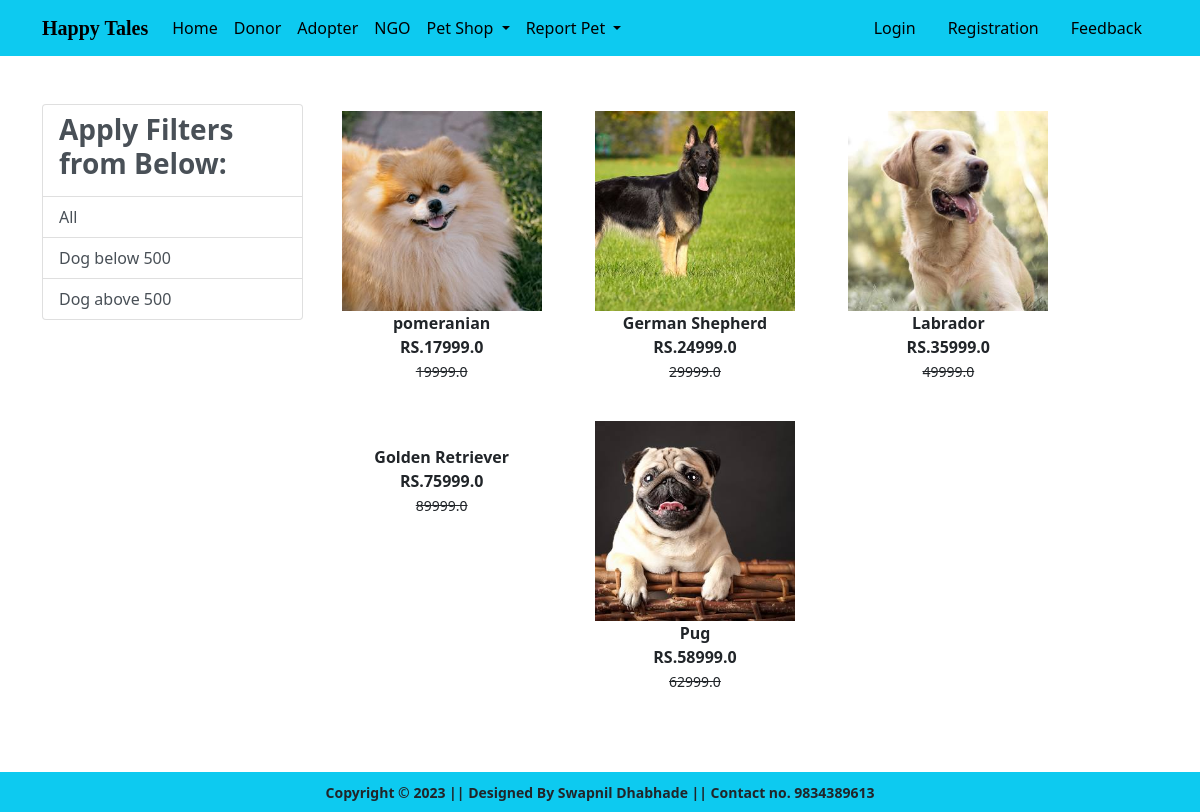
/dog/, run on the app's committed database.
### donation/models.py (models this page shows, shortened)
class Product(models.Model):
    title = models.CharField(max_length=100)
    selling_price = models.FloatField()
    discounted_price = models.FloatField()
    description = models.TextField()
    brand = models.CharField(max_length=100)
    category = models.CharField(choices=CATEGORY_CHOICES, max_length=5)
    product_image = models.ImageField(upload_to="productimg")

### donation/views.py (the view)
# urls.py: path('dog/', views.dog, name='dog'),
def dog(request, data=None):
    totalitem = 0
    if data == None:
        dog = Product.objects.filter(category='do')
    elif data == 'below':
        dog = Product.objects.filter(category='do').filter(discounted_price__lt=500)
    elif data == 'above':
        dog = Product.objects.filter(category='do').filter(discounted_price__gt=500)
    if request.user.is_authenticated:
        totalitem = len(Cart.objects.filter(user=request.user))
    return render(request, 'dog.html', {'dog': dog, 'totalitem': totalitem})

### donation/templates/dog.html (shortened to what this page needs)
{% extends 'base.html' %}
{% load static %}
{% block main-content %}
<body>
<div class="container my-5 ">
 <div class="row">
  <div class="col-sm-3">
    <div class="list-group">
        <a href="#" class="list-group-item
         list-group-item-action" aria-current="true" ><h3 class="fw-bold">Apply Filters from Below:</h3></a>
        <a href="{% url 'dog' %}" class="list-group-item
         list-group-item-action" aria-current="true">All</a>
         <a href="{% url 'dogdata' 'below' %}" class="list-group-item
         list-group-item-action" aria-current="true">Dog below 500</a>
         <a href="{% url 'dogdata' 'above' %}" class="list-group-item
         list-group-item-action" aria-current="true">Dog above 500</a>
    </div>
  </div>
  <div class="col-sm-8">
      <div class="row">
          {% for product in dog %}
           <div class="col-sm-4 text-center mb-4">
               <a href="{% url 'product-detail' product.id %}" class="btn">
                   <div class="item">
                       <img src="{{product.product_image.url}}" alt="" height="200" class="">
                       <div class="fw-bold">{{product.description}}</div>
                       <div class="fw-bold">RS.{{product.discounted_price}}</div>
                       <small class="fw-light text-decoration-line-through">{{product.selling_price}}</small>
                   </div>
                </a>
            </div>
            {% endfor %}
        </div>
  </div>
 </div>
</div>
</body>
{% endblock main-content %}

### donation/templates/base.html (shortened to what this page needs)
<!doctype html>
{% load static %}
<html lang="en">
  <head>
    <link href="https://cdn.jsdelivr.net/npm/bootstrap@5.0.0-beta1/dist/css/bootstrap.min.css" rel="stylesheet">
    <link rel="stylesheet" href="{% static 'app/css/owl.carousel.min.css' %}">
      <link rel="stylesheet" href="{% static 'mystyle.css' %}">
    <link rel="stylesheet" href="{% static 'app/css/all.min.css' %}">
    <link rel="stylesheet" href="{% static 'app/css/style.css' %}">
  </head>
  <body>
    <nav class="navbar navbar-expand-lg navbar-dark bg-info">
     <div class="container">
         <a class="navbar-brand" href="/" style="color:black; font-family: 'Brush Script MT', cursive;"><b>Happy Tales</b></a>
       <div class="collapse navbar-collapse" id="navbarSupportedContent">
         <ul class="navbar-nav me-auto mb-2 mb-lg-0">
           <li class="nav-item">
             <a class="nav-link active" aria-current="page" href="/" style="color:black;">Home</a>
           </li>
              <li class="nav-item">
             <a class="nav-link active" aria-current="page" href="{% url 'login' %}" style="color:black;">Donor</a>
           </li>
              <li class="nav-item">
             <a class="nav-link active" aria-current="page" href="{% url 'login' %}" style="color:black;">Adopter</a>
           </li>
              <li class="nav-item">
             <a class="nav-link active" aria-current="page" href="{% url 'login' %}" style="color:black;">NGO</a>
           </li>
             <li class="nav-item dropdown">
             <a class="nav-link dropdown-toggle text-black" href="#"  style="color:black;" role="button" data-bs-toggle="dropdown" aria-expanded="false">
               Pet Shop
             </a>
           </li>
             <li class="nav-item dropdown">
             <a class="nav-link dropdown-toggle text-black" href="#" style="color:black;" role="button" data-bs-toggle="dropdown" aria-expanded="false">
               Report Pet
             </a>
           </li>
         </ul>
      </div>
         <div>
          <ul class="navbar-nav me-auto mb-2 mb-lg-0">
            {%if request.user.is_authenticated %}
           <li class="nav-item dropdown mx-2">
              <a class="nav-link dropdown-toggle text-black" style="color:black;" href="#" id="profileDropdown" role="button" data-bs-toggle="dropdown" aria-expanded="false">
                {{request.user.username|capfirst}}
              </a>
              <ul class="dropdown-menu" aria-labelledby="profileDropdown">
                <li><a class="dropdown-item" href="{% url 'profile' %}">Profile</a></li>
                <li><a class="dropdown-item" href="{% url 'orders' %}">Orders</a></li>
                <li><a class="dropdown-item" href="{% url 'passwordchange' %}">Change Password</a></li>
                <li><a class="dropdown-item" href="{% url 'logout' %}">Logout</a></li>
              </ul>
            </li>
            <li class="nav-item mx-2">
             <a href="{% url 'cart' %}" class="nav-link text-black" style="color:black;"><span class="badge bg-danger">{{totalitem}}</span>Cart</a>
            </li>
               <li class="nav-item mx-2">
                   <a class="nav-link text-black" style="color:black;" href="{% url 'feedbacks' %}">Feedback</a>
            </li>
             {% else %}
            <li class="nav-item mx-2">
             <a href="{% url 'login' %}" class="nav-link text-black" style="color:black;">Login</a>
            </li>
            <li class="nav-item mx-2">
             <a href="{% url 'customerregistration' %}" class="nav-link text-black" style="color:black;">Registration</a>
            </li>
              <li class="nav-item mx-2">
                   <a class="nav-link text-black" style="color:black;" href="{% url 'feedbacks' %}">Feedback</a>
            </li>
            {% endif %}
          </ul>
         </div>
       </div>
    </nav>
    {% block main-content %} {% endblock main-content %}
    <footer class="container-fluid bg-info text-center p-2 mt-5">
        <small class="text-black"><b>Copyright &copy; 2023 || Designed By Swapnil Dhabhade || Contact no. 9834389613</b></small>
    </footer>
  </body>
</html>

### data on the page
Product: product_image (picture), description "pomeranian", discounted_price "17999.0", selling_price "19999.0"
Product: product_image (picture), description "German Shepherd", discounted_price "24999.0", selling_price "29999.0"
Product: product_image (picture), description "Labrador", discounted_price "35999.0", selling_price "49999.0"
Product: description "Golden Retriever", discounted_price "75999.0", selling_price "89999.0"
Product: product_image (picture), description "Pug", discounted_price "58999.0", selling_price "62999.0"
